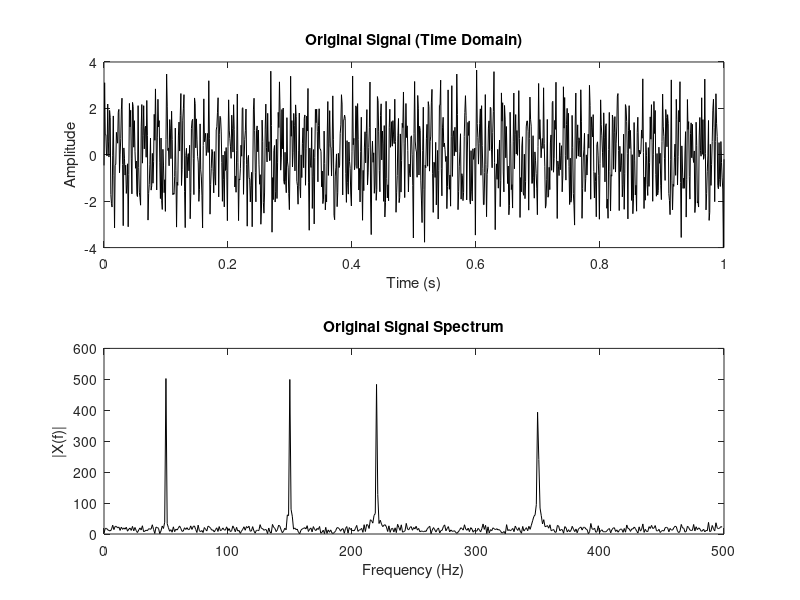
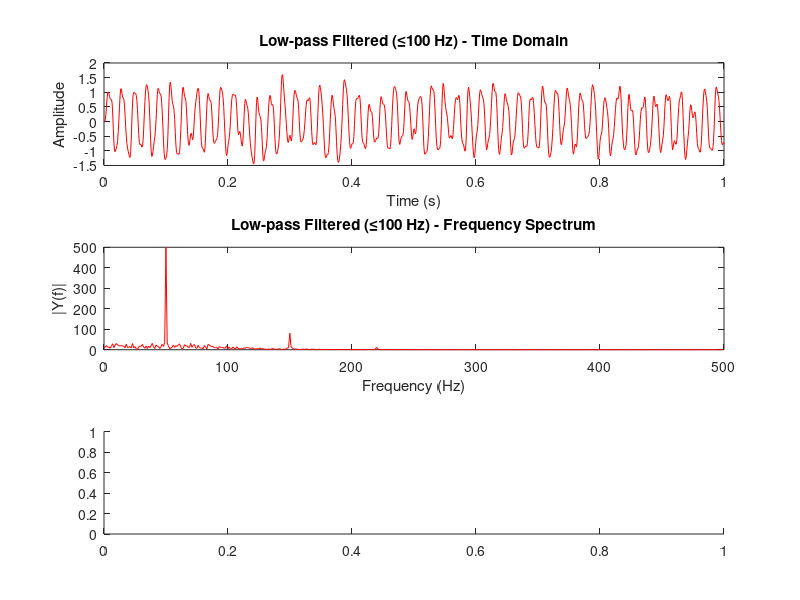

MATLAB code to generate these figures, in order: (Note: this script raises an error after producing the figures.)
clc; clear; close all;

%% Sampling settings
Fs = 1000;               
t = 0:1/Fs:1;            

%% Test signal (sum of sinusoids + noise)
x = sin(2*pi*50*t) + sin(2*pi*150*t) + sin(2*pi*220*t) + sin(2*pi*350*t) + 0.5*randn(size(t));

%% Frequency vector 
f = (0:length(x)-1)*Fs/length(x);

%% Plot original signal (Figure 1)
figure('Name','Original Signal','NumberTitle','off');
subplot(2,1,1);
plot(t,x,'k'); 
title('Original Signal (Time Domain)');
xlabel('Time (s)'); ylabel('Amplitude');

subplot(2,1,2);
X = abs(fft(x));
plot(f(1:floor(end/2)), X(1:floor(end/2)),'k');
title('Original Signal Spectrum');
xlabel('Frequency (Hz)'); ylabel('|X(f)|');

%% Filter parameters (normalized by Nyquist frequency = Fs/2)
low_cutoff   = 100/(Fs/2);
high_cutoff  = 200/(Fs/2);
band_cutoff  = [150 300]/(Fs/2);
notch_cutoff = [240 260]/(Fs/2);
multi_cutoff = [50 100 200 250 350 400]/(Fs/2);

%% IIR Filter Designs (Butterworth)
order = 4;
[b_low,a_low]     = butter(order, low_cutoff, 'low');
[b_high,a_high]   = butter(order, high_cutoff, 'high');
[b_band,a_band]   = butter(order, band_cutoff, 'bandpass');
[b_notch,a_notch] = butter(order, notch_cutoff, 'stop');

%% FIR Multi-Band Filter Design using firpm
order_fir = 200;
f_bands = [0 50 100 200 250 350 400 500]/(Fs/2);
a_bands = [1 1 0 0 1 1 0 0];
b_multi = firpm(order_fir, f_bands, a_bands);

%% Apply filters
y_low   = filter(b_low, a_low, x);
y_high  = filter(b_high, a_high, x);
y_band  = filter(b_band, a_band, x);
y_notch = filter(b_notch, a_notch, x);
y_multi = filter(b_multi, 1, x);

%% List of signals and filters
signals = {y_low, y_high, y_band, y_notch, y_multi};
titles  = {'Low-pass Filtered (≤100 Hz)', ...
           'High-pass Filtered (≥200 Hz)', ...
           'Band-pass Filtered (150–300 Hz)', ...
           'Notch Filtered (removes 240–260 Hz)', ...
           'Multi-band Filtered (50-100,200-250,350-400 Hz)'};
b = {b_low, b_high, b_band, b_notch, b_multi};
a = {a_low, a_high, a_band, a_notch, 1};  % FIR: a=1

%% Plot filtered signals (Figure 2+)
for k = 1:length(signals)
    figure('Name', titles{k}, 'NumberTitle','off');
    
    % --- Time domain ---
    subplot(3,1,1);
    plot(t, signals{k}, 'r');
    title([titles{k} ' - Time Domain']);
    xlabel('Time (s)'); ylabel('Amplitude');

    % --- Frequency spectrum ---
    subplot(3,1,2);
    Y = abs(fft(signals{k}));
    plot(f(1:floor(end/2)), Y(1:floor(end/2)), 'r');
    title([titles{k} ' - Frequency Spectrum']);
    xlabel('Frequency (Hz)'); ylabel('|Y(f)|');

    % --- Bode plot ---
    subplot(3,1,3);
    [h,freq] = freqz(b{k}, a{k}, 1024, Fs);
    yyaxis left
    plot(freq, 20*log10(abs(h)), 'b', 'LineWidth', 1.2);
    ylabel('Magnitude (dB)');
    yyaxis right
    plot(freq, angle(h)*180/pi, 'r', 'LineWidth', 1.2);
    ylabel('Phase (deg)');
    xlabel('Frequency (Hz)');
    title([titles{k} ' - Bode Plot']);
    legend('Magnitude','Phase');
end
